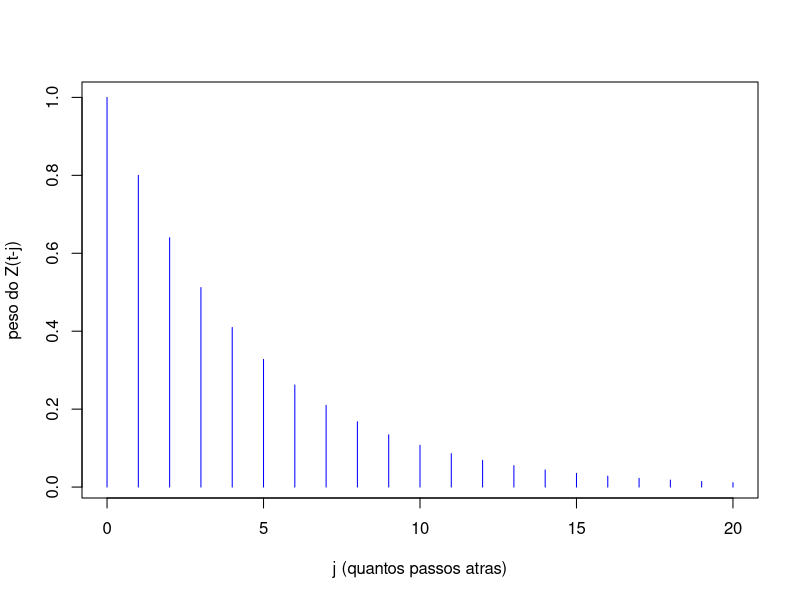

This chart was generated by the following R code:
# ==========================================================================
# 3o TRABALHO PRATICO - QUESTAO 5
# AR(1): X(t) = alfa*X(t-1) + Z(t), escrito como MA infinito. Mostrar que
#   E[X(t)] = 0   e   Var[X(t)] = sigma^2 * (1 + alfa^2 + alfa^4 + ...) = sigma^2/(1 - alfa^2)
#
# Baseado nos slides do professor "Processos Autoregressivos" (Aulas/10):
#   substituicoes sucessivas -> X(t) = soma de alfa^(j-1) * Z(t-j+1), j = 1, 2, ...
#   e na forma com o operador B: X(t) = (1 + alfa*B + alfa^2*B^2 + ...) Z(t)
# Estilo do script do professor (Aulas/10/01-AR.R): for(i in ...) para gerar o
# AR e arima.sim. Aqui o script CONFERE numericamente a conta feita a mao.
# ==========================================================================

graphics.off()        # fecha graficos antigos que possam estar abertos
set.seed(13679821) # semente do professor (Aulas/09/ProcEstocasticos.r): trava o sorteio
                      # e os resultados saem IGUAIS toda vez que o script for rodado

alfa   <- 0.8         # coeficiente do AR(1) (pode trocar por outro, com |alfa| < 1)
sigma2 <- 1           # variancia do ruido Z (Z ~ N(0,1), como nas aulas)

# --------------------------------------------------------------------------
# 1) Os pesos do MA infinito: X(t) = Z(t) + alfa*Z(t-1) + alfa^2*Z(t-2) + ...
#    No slide: peso de Z(t-j+1) = alfa^(j-1), j = 1, 2, ...  (mesmos numeros que
#    alfa^j com j = 0, 1, 2, ...). Tambem sao os coeficientes de 1/(1 - alfa*B).
# --------------------------------------------------------------------------
j     <- 0:20
pesos <- alfa^j
pesos                           # 1, 0,8, 0,64, 0,512 ... (vao diminuindo)
plot(j, pesos, type = "h", col = "blue", xlab = "j (quantos passos atras)",
     ylab = "peso do Z(t-j)")

# A funcao ARMAtoMA do R calcula esses mesmos pesos (a partir de j = 1)
ARMAtoMA(ar = alfa, ma = 0, lag.max = 10)

# --------------------------------------------------------------------------
# 2) A variancia como soma: sigma^2 * (1 + alfa^2 + alfa^4 + ...)
# --------------------------------------------------------------------------
soma_ate_5   <- sigma2 * sum(alfa^(2 * (0:5)))     # so os 6 primeiros termos
soma_ate_50  <- sigma2 * sum(alfa^(2 * (0:50)))    # 51 termos
soma_ate_500 <- sigma2 * sum(alfa^(2 * (0:500)))   # quase infinitos
formula      <- sigma2 / (1 - alfa^2)              # o resultado pedido

c(ate_5_termos = soma_ate_5, ate_50_termos = soma_ate_50,
  ate_500_termos = soma_ate_500, formula = formula)
# A soma vai se aproximando de 2,78, que e o valor de sigma^2/(1 - alfa^2).

# --------------------------------------------------------------------------
# 3) Conferencia por simulacao: gerar um AR(1) com o 'for' do professor
# --------------------------------------------------------------------------
n  <- 100000
xt <- 0
for (i in 2:n) {
  xt[i] <- alfa * xt[i - 1] + rnorm(1, 0, sqrt(sigma2))
}
mean(xt)              # deve ficar perto de 0  (E[X] = 0)
var(xt)               # deve ficar perto de 2,78 (Var[X] = sigma^2/(1-alfa^2))

# Mesma coisa com arima.sim (como o professor faz)
ar1 <- arima.sim(n = n, list(ar = c(alfa)))
mean(ar1)
var(ar1)

# --------------------------------------------------------------------------
# 4) E se |alfa| >= 1? A soma explode e a variancia nao existe
# --------------------------------------------------------------------------
sum(1.0^(2 * (0:500)))     # alfa = 1: soma = 501 e continua crescendo
sum(1.1^(2 * (0:100)))     # alfa = 1,1: explode

# FRASE TECNICA: todo AR(1) estacionario (|alfa| < 1) e um MA infinito com
# pesos alfa^j; a variancia e a serie geometrica sigma^2/(1 - alfa^2), que
# so converge porque |alfa| < 1.
